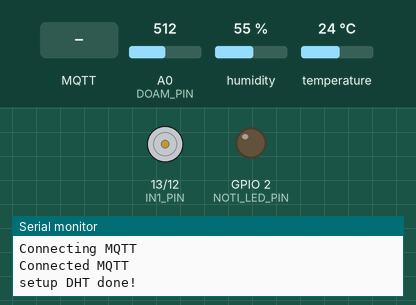
A sketch run on a simulated ESP8266 (NodeMCU). Shown: motor-driver pin pairs drawn as motors (green arrow = first pin HIGH = forward, orange = second pin HIGH = backward, longer = more drive), output pins drawn as LEDs (lit = HIGH), the last lines printed to the serial monitor. The inputs (shaded band) are chosen by the test bench; at power-on: A0 (DOAM_PIN) = 512, humidity 55 %, temperature 24 °C. WiFi joins after 1.5 s; servers stay silent unless stated; no MQTT or app messages arrive unless stated.

Above: at 3.4 s.
3.5 s: MQTT message "open8266" arrives on the first subscribed topic
At 4.4 s:
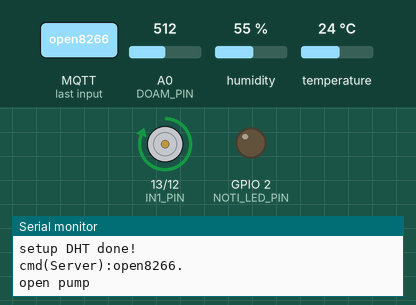
At 6.1 s:
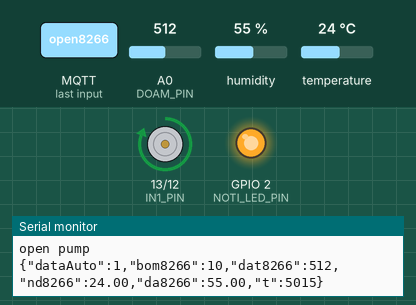
6.5 s: MQTT message "close8266" arrives on the first subscribed topic
At 7.2 s:
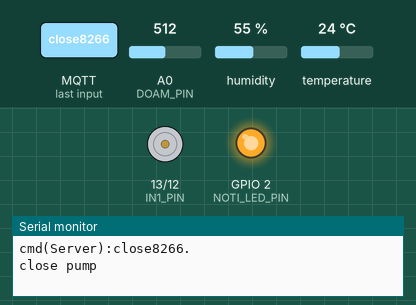
Timing chart, 0 to 21.6 s (numbered marks = the images above; inputs shaded):
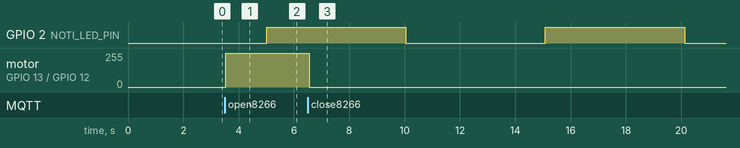

Measured:
- after the input at 3.5 s, motor on GPIO 13 (IN1_PIN) / GPIO 12 (IN2_PIN): stopped → forward 255/255 at once
- after the input at 6.5 s, motor on GPIO 13 (IN1_PIN) / GPIO 12 (IN2_PIN): forward 255/255 → stopped after 0.05 s

The sketch:

ESP8266_PUMP.ino
```cpp
#include <ESP8266WiFi.h>
#include <PubSubClient.h>
#include <WiFiClient.h>
#include <DHT.h>


#define NOTI_LED_PIN 2  // don't fix define. don't use D4 and D3
#define IN1_PIN 13      // D7
#define IN2_PIN 12      // D6
#define DOAM_PIN A0     // A0
#define DHT_PIN 5       // D1
// +5V (L289) ->  VIN (ESP)
// GND (L289) ->  GND (ESP)

WiFiClient client;
PubSubClient mqtt_client(client);

//============
const char *ssid = "Iphone 12s";
const char *pass = "hung123456";
const char *mqttserver = "172.20.10.2";  // ip laptop
const int mqttport = 1883;
const char *mqttid = "pump";
const char *toppicsub = "S-ESP8266-PUMP";
const char *toppicpub = "P-ESP8266-PUMP";

unsigned long old_time_report = millis();
unsigned long delay_time_report = 5;  // 5s

float doam = 0;
float nhietdo = 0;
int buffer_bom = 0;
int doam_dat = 0;

String buffer_data_tu_nodered = "";
String buffer_nhietdo = "";
String buffer_doam = "";


//==================
//  SETUP DHT
//==================
DHT dht(DHT_PIN, DHT11);

void setupDHT() {
  dht.begin();
  Serial.println("setup DHT done!");
}

void layGiaTriTuDHT() {
  doam = dht.readHumidity();
  nhietdo = dht.readTemperature();
  doam_dat = analogRead(DOAM_PIN);
  // neu nan thi set ve 0
  // nếu trả về là nan (00.0): báo thiết bị nối sai dây hoặc bị lỗi
  // nêu đúng dữ liệu sẽ trả về 23.7 và 70.0 (23.7 độ C và độ ẩm 70% )
  if (isnan(doam) || isnan(nhietdo)) {
    buffer_nhietdo = "00.0";
    buffer_doam = "00.0";
    return;
  }

  buffer_nhietdo = String(nhietdo);
  buffer_doam = String(doam);
}

//===========
// MQTT
//===========
void xuLyLenhTuNodeRed(String cmd) {
  // pump
  if (cmd == "open8266") {
    digitalWrite(IN1_PIN, HIGH);
    digitalWrite(IN2_PIN, LOW);
    buffer_bom = 10;
    Serial.println("open pump");  // debug
    return;
  }

  if (cmd == "close8266") {
    digitalWrite(IN1_PIN, LOW);
    digitalWrite(IN2_PIN, LOW);
    buffer_bom = 0;
    Serial.println("close pump");  // debug
    return;
  }
}


// hàm lắng nghe sự kiện từ server gửi xuống
void callback(char *topic, byte *payload, unsigned int length) {
  // đọc từ ký tự mà Server gửi xuống.
  for (int i = 0; i < length; i++) {
    char temp_data_mqtt = (char)payload[i];
    buffer_data_tu_nodered += temp_data_mqtt;
  }
  Serial.print("cmd(Server):");
  Serial.print(buffer_data_tu_nodered);
  Serial.println(".");
  xuLyLenhTuNodeRed(buffer_data_tu_nodered);

  // xóa dữ liệu vừa sử lý xong để
  // tránh việc dữ liệu trước bị đè vào dữ liệu sau
  buffer_data_tu_nodered = "";
}

// hàm gửi dữ liệu lên Node-red
bool guiDataLenNodered(String data_gui_nodered) {
  if (mqtt_client.connected()) {
    mqtt_client.publish(toppicpub, data_gui_nodered.c_str());
    return true;
  }
  return false;
}


// reportMQTT
void reportReadings() {

  String dataGuiNodeRed = "{";

  dataGuiNodeRed += "\"dataAuto\":";
  dataGuiNodeRed += String(1);
  dataGuiNodeRed += ",";

  dataGuiNodeRed += "\"bom8266\":";
  dataGuiNodeRed += String(buffer_bom);
  dataGuiNodeRed += ",";

  dataGuiNodeRed += "\"dat8266\":";
  dataGuiNodeRed += String(doam_dat);
  dataGuiNodeRed += ",";

  dataGuiNodeRed += "\"nd8266\":";
  dataGuiNodeRed += String(buffer_nhietdo);
  dataGuiNodeRed += ",";

  dataGuiNodeRed += "\"da8266\":";
  dataGuiNodeRed += String(buffer_doam);
  dataGuiNodeRed += ",";

  unsigned long now = millis();
  dataGuiNodeRed += "\"t\":";
  dataGuiNodeRed += String(now);

  dataGuiNodeRed += "}";

  // Debug
  Serial.println(dataGuiNodeRed);

  // Publish to MQTT
  boolean success = guiDataLenNodered(dataGuiNodeRed);

  // Error
  if (!success) {
    Serial.println("Failed to publish to MQTT");
    return;
  }
}


void setupMQTT() {
  Serial.println("Connecting MQTT");
  mqtt_client.setServer(mqttserver, mqttport);
  mqtt_client.setCallback(callback);

  while (!mqtt_client.connect(mqttid)) {
    delay(1000);
    Serial.print(".");
  }
  Serial.println("Connected MQTT");
  mqtt_client.publish(toppicpub, "Đã kết nối và chờ lệnh");
  mqtt_client.subscribe(toppicsub);
}


//===========
// Wifi
//===========
void setupWifi() {
  Serial.println("Connecting WiFi");
  WiFi.begin(ssid, pass);
  while (WiFi.status() != WL_CONNECTED) {
    delay(1000);
    Serial.print(".");
  }
  Serial.println("Connected WiFi");
  Serial.print("IP Address:");
  Serial.println(WiFi.localIP());
}

void loopSendReport() {
  if (millis() - old_time_report > delay_time_report * 1000) {
    bool temp_noti = digitalRead(NOTI_LED_PIN);
    digitalWrite(NOTI_LED_PIN, !temp_noti);
    reportReadings();
    old_time_report = millis();
    delay(50);
    return;
  }
  delay(50);
}

void setup() {
  Serial.begin(115200);
  pinMode(IN1_PIN, OUTPUT);
  pinMode(IN2_PIN, OUTPUT);
  pinMode(NOTI_LED_PIN, OUTPUT);
  pinMode(DOAM_PIN, INPUT);

  digitalWrite(IN1_PIN, LOW);
  digitalWrite(IN2_PIN, LOW);
  digitalWrite(NOTI_LED_PIN, LOW);

  setupWifi();
  delay(50);

  setupMQTT();
  delay(50);

  setupDHT();
  delay(50);
}

void loop() {
  layGiaTriTuDHT();

  loopSendReport();
  mqtt_client.loop();  // hàm duy trì sự kiện lắng nghe lệnh từ Node-red
}
```
